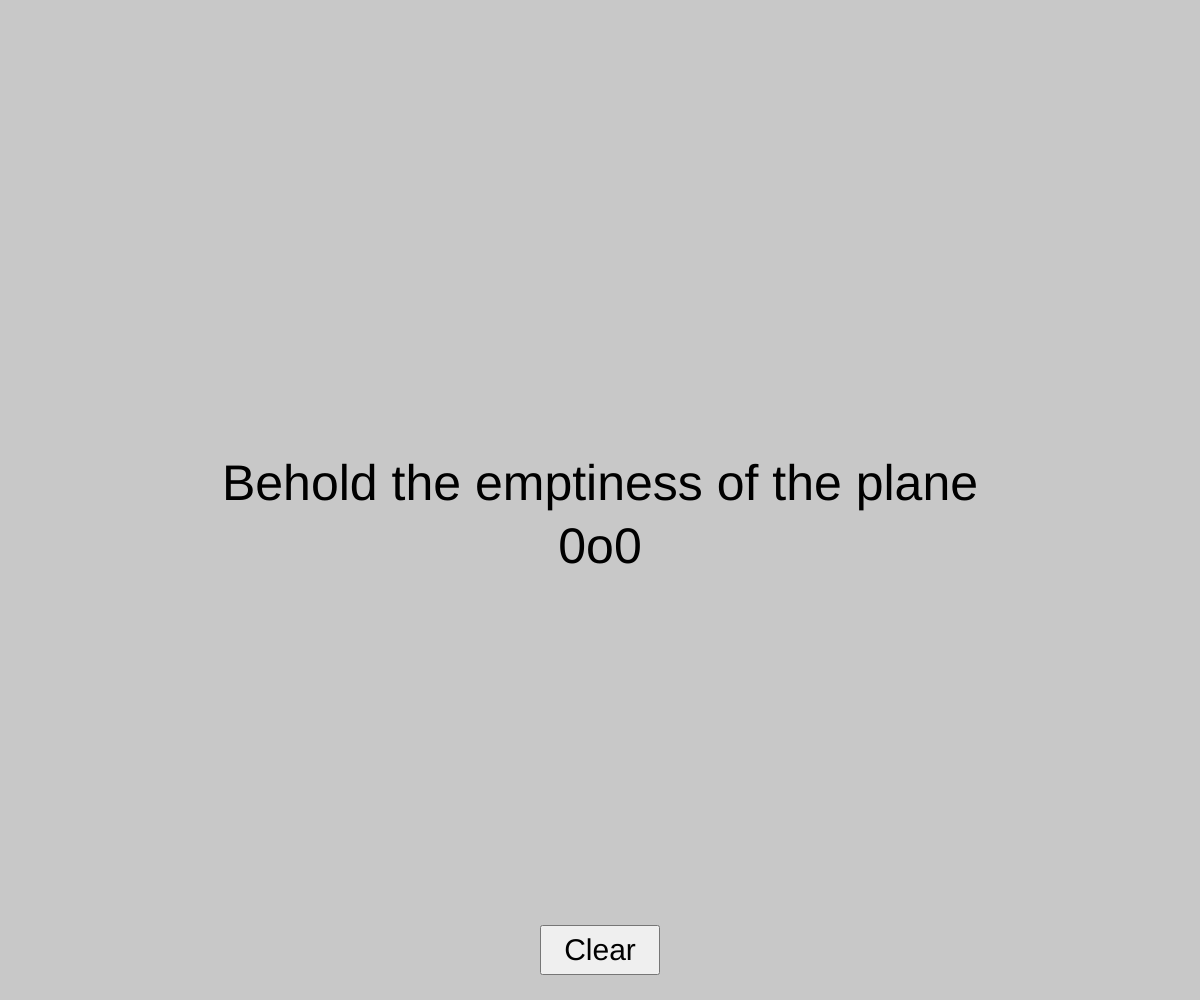
Frame 1 (no input)
Frame 60 (no input): identical to frame 1, image omitted
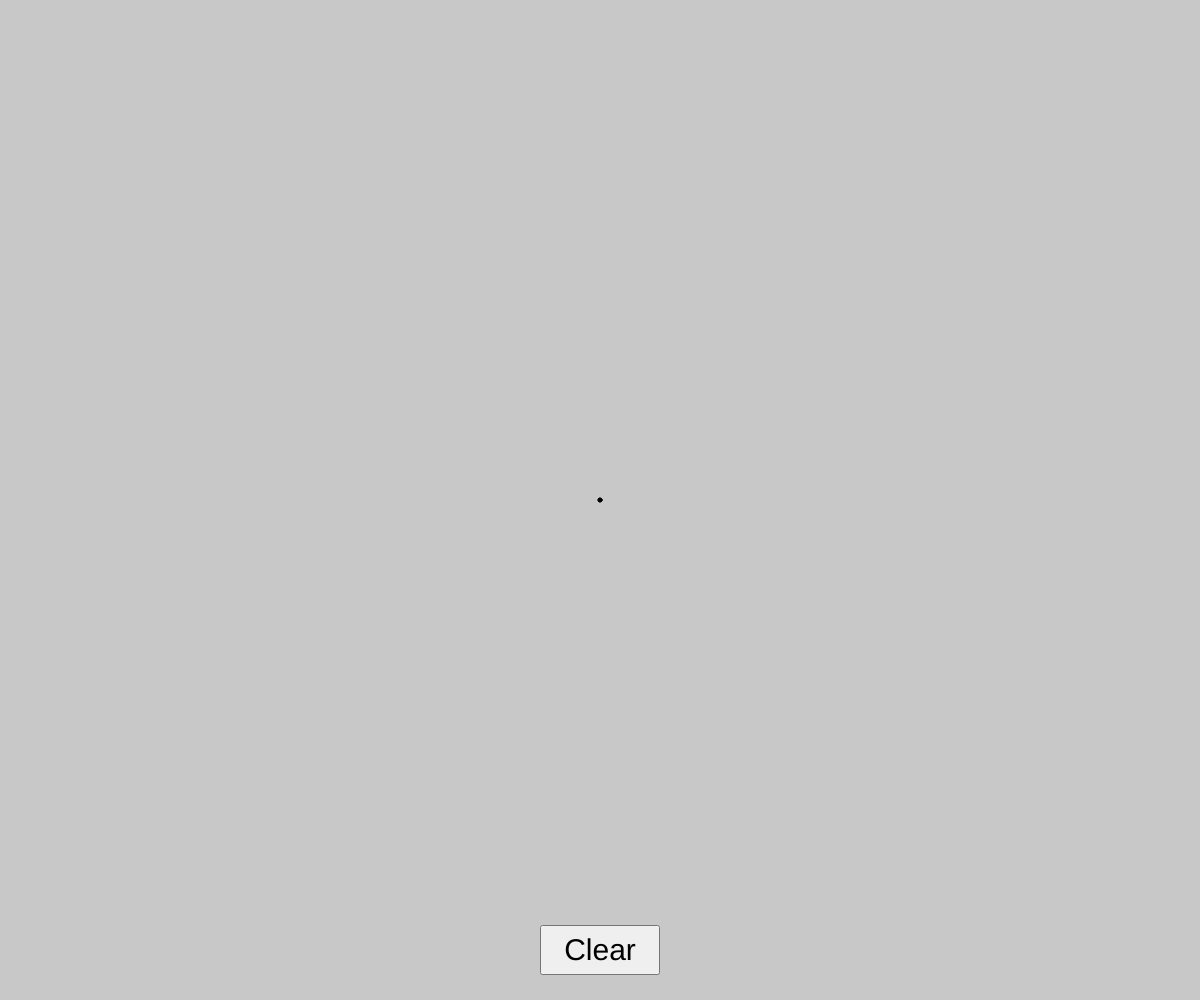
Frame 120 (the mouse pressed at the canvas centre since frame 60)

The p5.js sketch that drew these frames (run headless with seeded random() and noise() and a simulated clock; from frame 60 on, the mouse is pressed at the canvas centre):

// p5.js sketch
// ── sketch.js
/* eslint-disable no-undef, no-unused-vars */

function orientation_determinant(a, b, c) {
	// > 0 is RIGHT, < 0 is LEFT, = 0 is colinear
	return (b.x * c.y) - (a.x * c.y) + (a.x * b.y) - (b.y * c.x) + (a.y * c.x) - (a.y * b.x);
}

class Shape{
	draw(){}
	pointInShape(p){}
	getCentroid(){}
}

class Point extends Shape {
	constructor(x, y) {
		super();
		this.x = x;
		this.y = y;
	}
	draw() {
		ellipse(this.x, this.y, 4, 4);
	}
	pointInShape(p) {
		return p.x == this.x && p.y == this.y;
	}
	getCentroid(){
		return this;
	}
}

class Line extends Shape {
	constructor(a, b) {
		super();
		this.a = a;
		this.b = b;
	}
	draw() {
		line(this.a.x, this.a.y, this.b.x, this.b.y);
	}
	pointInShape(p) {
		return orientation_determinant(this.a, this.b, p) == 0 && 
		p.x >= Math.min(this.a.x, this.b.x) && 
		p.x <= Math.max(this.a.x, this.b.x) && 
		p.y >= Math.min(this.a.y, this.b.y) && 
		p.y <= Math.max(this.a.y, this.b.y);
	}
	getCentroid(){
		return new Point((this.a.x + this.b.x)/2, (this.a.y + this.b.y)/2);
	}
}

class Triangle extends Shape {
	constructor(a, b, c) {
		super();
		this.a = a;
		this.b = b;
		this.c = c;
	}
	draw() {
		line(this.a.x, this.a.y, this.b.x, this.b.y);
		line(this.b.x, this.b.y, this.c.x, this.c.y);
		line(this.c.x, this.c.y, this.a.x, this.a.y);
	}
	//Assume general position :)
	pointInShape(p) {
		const ab = orientation_determinant(this.a, this.b, p);
		const bc = orientation_determinant(this.b, this.c, p);
		const ca = orientation_determinant(this.c, this.a, p);
		return (ab >= 0 && bc >= 0 && ca >= 0) || (ab <= 0 && bc <= 0 && ca <= 0);
	}
	getCentroid(){
		return new Point((this.a.x + this.b.x + this.c.x)/3, (this.a.y + this.b.y + this.c.y)/3);
	}
}

class ShapeBuilder{
	constructor() {
		this.points = [];
	}
	includes(p) {
		for (i in this.points) {
			if (this.points[i].x == p.x && this.points[i].y == p.y) {
				return true;
			}
		}
		return false;
	}
	addPoint(p) {
		if (this.includes(p)) {
			return;
		}
		this.points.push(p);
	}
	build() {
		switch (this.points.length) {
			case 0:
				return null;
			case 1:
				return new Point(this.points[0].x, this.points[0].y);
			case 2:
				return new Line(this.points[0], this.points[1]);
			case 3:
				return new Triangle(this.points[0], this.points[1], this.points[2]);
		}
	}
	reset() {
		this.points = [];
	}
}

function insiderTest(shape, point) {
	return shape.pointInShape(point) ? "Inside" : "Outside";
}

const maxShapePoints = 3;
var shapeBuilder = new ShapeBuilder();
var points = [];
var flag = false;
var mainShape = null;
var testPoint = null;

function reset() {
	shapeBuilder.reset();
	points = [];
	flag = true;
	mainShape = null;
	testPoint = null;
}

function setup() {
	createCanvas(windowWidth, windowHeight);

	// Put setup code here
	fill("black");
	textSize(50);
	textAlign(CENTER);
	button = createButton("Clear");
	button.style('font-size', '30px');
	button.size(2*windowWidth/20, windowHeight/20);
	button.position(windowWidth/2 - button.width/2, 19*windowHeight/20 - button.height/2);
	button.style('cursor', 'pointer');
	button.mousePressed(reset);
}

function draw() {
	// Put drawings here
	background(200);
	if (mainShape == null) {
		text("Behold the emptiness of the plane\n0o0", windowWidth/2, windowHeight/2);
		return;
	}
	for (i in points) {
		points[i].draw();
	}
	mainShape.draw();
	if (testPoint != null) {
		testPoint.draw();
		centroid = mainShape.getCentroid();
		text(insiderTest(mainShape, testPoint), centroid.x, centroid.y);
	}
}

function mousePressed() {
	// Remove the point generated when pressing the clear button
	if (flag) {
		shapeBuilder.reset();
		points = [];
		flag = false;
		return;
	}
	if (points.length < maxShapePoints) {
		shapeBuilder.addPoint(new Point(mouseX, mouseY));
		points.push(new Point(mouseX, mouseY));
	}
	else {
		testPoint = new Point(mouseX, mouseY);
	}
	mainShape = shapeBuilder.build();
}

// This Redraws the Canvas when resized
windowResized = function () {
	resizeCanvas(windowWidth, windowHeight);
};
